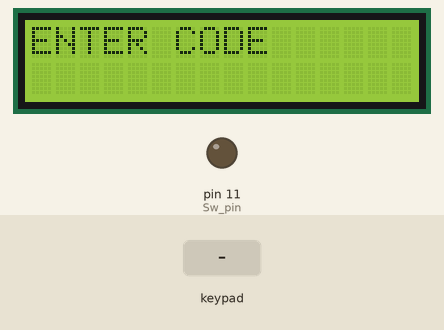
The sketch below on a simulated Arduino Mega 2560, built with avr-gcc and run on an emulated ATmega2560. On the bench: 16×2 character LCD, output pins drawn as LEDs (lit = HIGH). The test bench sets the inputs (shaded band).

Above: at 1.2 s.
1.3 s: keypad keys 4 6 4 8 5 0 5 2 # pressed 0.4 s apart
At 5.8 s:
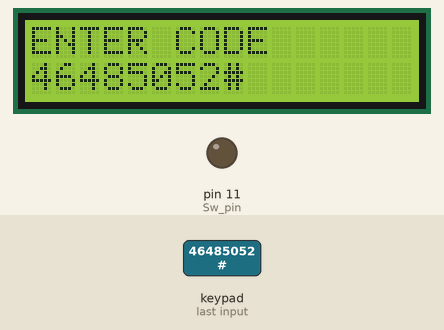
6.4 s: key 'A' pressed
At 7.3 s:
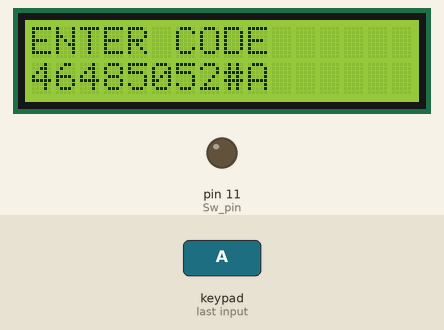
7.9 s: key 'B' pressed
At 8.6 s:
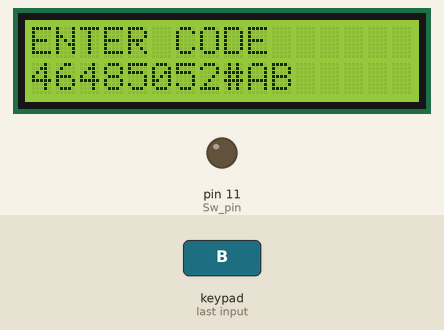
9.4 s: keypad keys 4 6 4 8 5 0 5 2 * pressed 0.4 s apart
At 12.2 s:
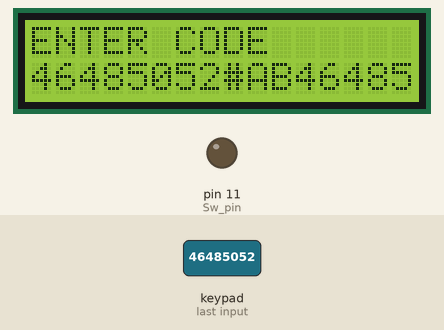
14.5 s: key 'C' pressed
At 15.6 s:
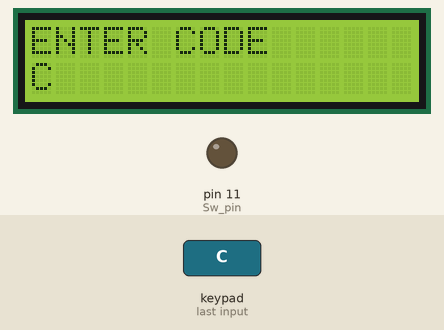
16.0 s: keypad keys 4 6 4 8 5 0 5 2 A pressed 0.4 s apart
At 20.7 s:
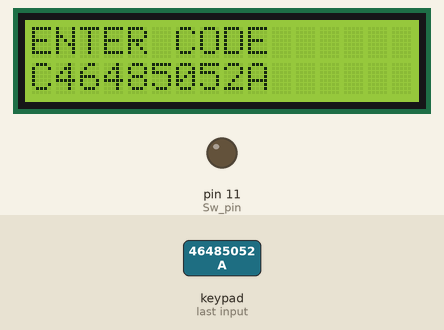
Timing chart, 0 to 22.1 s (numbered marks = the images above; inputs shaded):
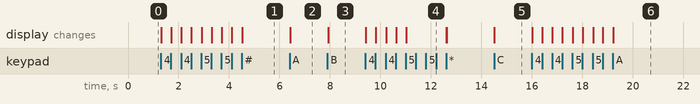

Measured:
- after the input at 1.3 s, the display: first changes at once (image 1 shows a later state)
- after the input at 6.4 s, the display: changes at once (image 2)
- after the input at 7.9 s, the display: changes at once (image 3)
- after the input at 9.4 s, the display: first changes at once (image 4 shows a later state)
- after the input at 14.5 s, the display: changes at once (image 5)
- after the input at 16.0 s, the display: first changes at once (image 6 shows a later state)

The sketch:

arduino-safe.ino
```cpp
 //Written by Nick Hogan
// Date: 6th May 2017

#include <Wire.h>
#include <LCD.h>
#include <Keypad.h>
#include <LiquidCrystal_I2C.h>


// I2C Screen Config
#define I2C_ADDR 0x27

// I2C Screen Mapout (differs between models)
#define En_pin 2
#define Rw_pin 1
#define Rs_pin 0
#define D4_pin 4
#define D5_pin 5
#define D6_pin 6
#define D7_pin 7

// Initialize the screen
LiquidCrystal_I2C
lcd(I2C_ADDR, En_pin, Rw_pin, Rs_pin, D4_pin, D5_pin, D6_pin, D7_pin);


// Map the keypad
char keys[4][4]={
  {'1','2','3','A'},
  {'4','5','6','B'},
  {'7','8','9','C'},
  {'*','0','#','D'}
};

char colPin[4] = {46,48,50,52};
char rowPin[4] = {53,47,51,49};

Keypad keypad=Keypad(makeKeymap(keys),rowPin,colPin,4,4);

// Relay pinout
#define Sw_pin 11

// Code entry
String code;
String entry;


void setup() {

  // Setup LCD
  lcd.begin(16,2);

  // Setup GPIO Relay
  pinMode(Sw_pin, OUTPUT);
  digitalWrite(Sw_pin, 0);

  // Define an entry pin
  code = "14";

}


void loop() {

  // Set a message
  lcd.setCursor(0,0);
  lcd.print("ENTER CODE");
  lcd.setCursor(0,1);

  // When a button is pressed
  char pressed=keypad.getKey();

  // When the keypad is active
  if (pressed){

    // Check the active character
    if (pressed == '*') {
      // Active the lock...

      // Allow or deny access
      if (entry == code) {

       // Access Granted
       lcd.clear();
       lcd.setCursor(0,0);
       lcd.print("SOLVED");

       // Open the door
       digitalWrite(Sw_pin, 1);

       // Reset
       delay(5000);
       digitalWrite(Sw_pin, 0);
       lcd.clear();
       entry = "";

      } else {

        // Access Denied
        lcd.clear();
        entry = "";  // Clear any entered digits

      }

    // Lock was not activated
    } else {

      // Add a digit to the code sequence

      // Add a digit to the entry field
      entry.concat(pressed);

      // Print each number on the screen
      lcd.setCursor(0,1);
      lcd.print(entry);

    }
  }
}
```
